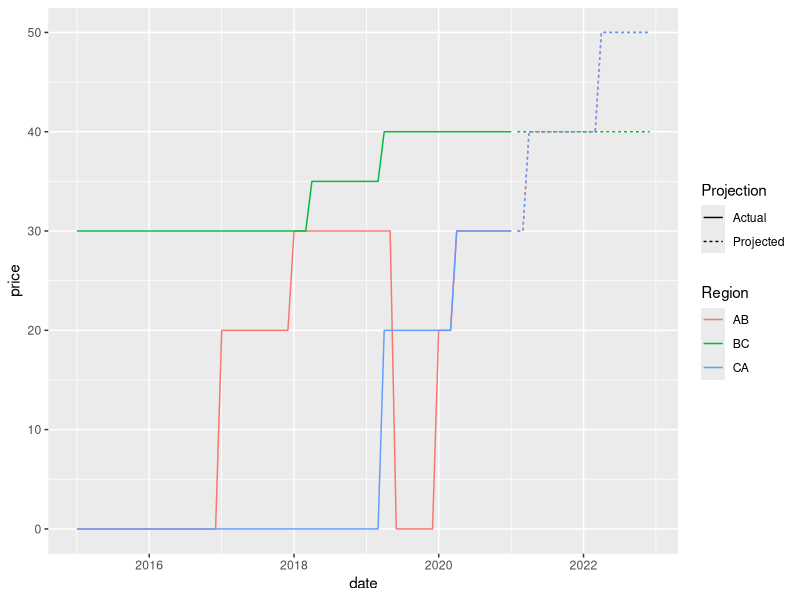

Here is the R script that generated this plot:
library(tidyverse)
library(lubridate)

n<-length(c(2015:2022))

dates<-tibble( year = rep(c(2015:2022),12),
               month = c(rep("01",n),
                         rep("02",n),
                         rep("03",n),
                         rep("04",n),
                         rep("05",n),
                         rep("06",n),
                         rep("07",n),
                         rep("08",n),
                         rep("09",n),
                         rep("10",n),
                         rep("11",n),
                         rep("12",n)),
               day="01") %>%
  unite(date,sep="-") %>%
  mutate(date = ymd(date) )



  
  df<-dates %>%
  mutate( BC=30,
          BC=ifelse(date>"2018-03-01",35,BC),
          BC=ifelse(date>"2019-03-01",40,BC),
          
          
          AB=0,
          AB=ifelse((date>="2017-01-01"& date<"2018-01-01"),20,AB),
          AB=ifelse((date>="2018-01-01"& date<"2019-06-01"),30,AB),
          AB=ifelse((date>="2020-01-01"& date<"2020-04-01"),20,AB),
          AB=ifelse((date>="2020-04-01"& date<"2021-04-01"),30,AB),
          AB=ifelse((date>="2021-04-01"& date<"2022-04-01"),40,AB),
          AB=ifelse((date>="2022-04-01"& date<"2023-04-01"),50,AB),
          CA=0,
          CA=ifelse((date>="2019-04-01"& date<"2020-04-01"),20,CA),
          CA=ifelse((date>="2020-04-01"& date<"2021-04-01"),30,CA),
          CA=ifelse((date>="2021-04-01"& date<"2022-04-01"),40,CA),
          CA=ifelse((date>="2022-04-01"& date<"2023-04-01"),50,CA)
            ) 
    

df<-  df %>%
    pivot_longer(BC:CA,names_to="Region",values_to="price") %>%
    mutate(Projection="Actual",
           Projection=ifelse(date>"2021-01-01","Projected",Projection)
           )
df %>%
ggplot(aes(color=Region))+
  geom_line(aes(date,price,linetype=Projection))

saveRDS(df,"canada.RDA")
  
